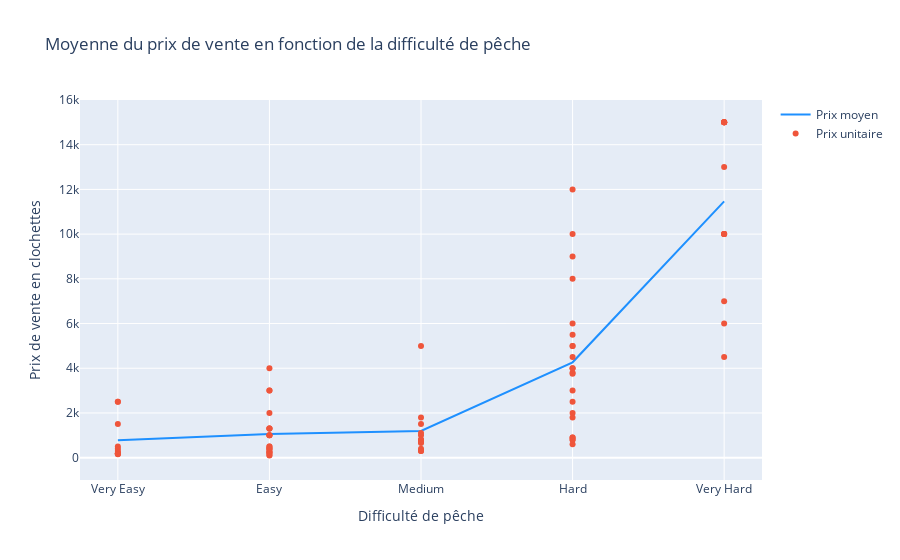

Notebook code for this chart:
### Code cell
#--------- CATCH DIFFICULTY X SELL PRICE PLOT --------------

trace1 = go.Scatter(
    x = list_difficulty,
    y = mean,
    name = 'Prix moyen',
    mode='lines',
    line = {'color':'dodgerblue'}
)

trace2 = go.Scatter(
    x = fish["Catch Difficulty"],
    y = fish["Sell"],
    text = "Nom du poisson : " + fish["Name"],
    name = "Prix unitaire",
    mode = 'markers'
)

layout = go.Layout(
    title = 'Moyenne du prix de vente en fonction de la difficulté de pêche',
    yaxis = dict(
        title = 'Prix de vente en clochettes',
        range = (-1000, 16000),
    ),
    xaxis = dict(
        title = 'Difficulté de pêche',
    ),
    dragmode = 'pan',
)

config = {
    'scrollZoom': True,
    'modeBarButtonsToRemove': ['sendDataToCloud',],
    'showLink':False,
}

fig = go.Figure(data = [trace1, trace2], layout=layout)
py.iplot(fig, config=config)

### Figure 1 — Plotly figure (JSON) as saved in the notebook; plotly's stock layout.template omitted (floating-point values rounded to 4 significant figures)
{"data": [{"line": {"color": "dodgerblue"}, "mode": "lines", "name": "Prix moyen", "type": "scatter", "x": ["Very Easy", "Easy", "Medium", "Hard", "Very Hard"], "y": [780, 1062, 1195, 4265, 11464]}, {"mode": "markers", "name": "Prix unitaire", "text": ["Nom du poisson : ANCHOVY", "Nom du poisson : ANGELFISH", "Nom du poisson : ARAPAIMA", "Nom du poisson : AROWANA", "Nom du poisson : BARRED KNIFEJAW", "Nom du poisson : BARRELEYE", "Nom du poisson : BETTA", "Nom du poisson : BITTERLING", "Nom du poisson : BLACK BASS", "Nom du poisson : BLOWFISH", "Nom du poisson : BLUE MARLIN", "Nom du poisson : BLUEGILL", "Nom du poisson : BUTTERFLY FISH", "Nom du poisson : CARP", "Nom du poisson : CATFISH", "Nom du poisson : CHAR", "Nom du poisson : CHERRY SALMON", "Nom du poisson : CLOWN FISH", "Nom du poisson : COELACANTH", "Nom du poisson : CRAWFISH", "Nom du poisson : CRUCIAN CARP", "Nom du poisson : DAB", "Nom du poisson : DACE", "Nom du poisson : DORADO", "Nom du poisson : FOOTBALL FISH", "Nom du poisson : FRESHWATER GOBY", "Nom du poisson : FROG", "Nom du poisson : GAR", "Nom du poisson : GIANT SNAKEHEAD", "Nom du poisson : GIANT TREVALLY", "Nom du poisson : GOLDEN TROUT", "Nom du poisson : GOLDFISH", "Nom du poisson : GREAT WHITE SHARK", "Nom du poisson : GUPPY", "Nom du poisson : HAMMERHEAD SHARK", "Nom du poisson : HORSE MACKEREL", "Nom du poisson : KILLIFISH", "Nom du poisson : KING SALMON", "Nom du poisson : KOI", "Nom du poisson : LOACH", "Nom du poisson : MAHI-MAHI", "Nom du poisson : MITTEN CRAB", "Nom du poisson : MORAY EEL", "Nom du poisson : NAPOLEONFISH", "Nom du poisson : NEON TETRA", "Nom du poisson : NIBBLE FISH", "Nom du poisson : OARFISH", "Nom du poisson : OCEAN SUNFISH", "Nom du poisson : OLIVE FLOUNDER", "Nom du poisson : PALE CHUB", "Nom du poisson : PIKE", "Nom du poisson : PIRANHA", "Nom du poisson : POND SMELT", "Nom du poisson : POP-EYED GOLDFISH", "Nom du poisson : PUFFER FISH", "Nom du poisson : RAINBOWFISH", "Nom du poisson : RANCHU GOLDFISH", "Nom du poisson : RAY", "Nom du poisson : RED SNAPPER", "Nom du poisson : RIBBON EEL", "Nom du poisson : SADDLED BICHIR", "Nom du poisson : SALMON", "Nom du poisson : SAW SHARK", "Nom du poisson : SEA BASS", "Nom du poisson : SEA BUTTERFLY", "Nom du poisson : SEA HORSE", "Nom du poisson : SNAPPING TURTLE", "Nom du poisson : SOFT-SHELLED TURTLE", "Nom du poisson : SQUID", "Nom du poisson : STRINGFISH", "Nom du poisson : STURGEON", "Nom du poisson : SUCKERFISH", "Nom du poisson : SURGEONFISH", "Nom du poisson : SWEETFISH", "Nom du poisson : TADPOLE", "Nom du poisson : TILAPIA", "Nom du poisson : TUNA", "Nom du poisson : WHALE SHARK", "Nom du poisson : YELLOW PERCH", "Nom du poisson : ZEBRA TURKEYFISH"], "type": "scatter", "x": ["Very Easy", "Easy", "Very Hard", "Very Hard", "Hard", "Very Hard", "Hard", "Hard", "Medium", "Medium", "Very Hard", "Very Easy", "Easy", "Very Easy", "Medium", "Hard", "Medium", "Medium", "Very Hard", "Very Easy", "Very Easy", "Easy", "Easy", "Very Hard", "Very Easy", "Very Easy", "Easy", "Hard", "Hard", "Very Hard", "Very Hard", "Easy", "Very Hard", "Easy", "Hard", "Very Easy", "Medium", "Hard", "Easy", "Easy", "Very Hard", "Hard", "Easy", "Hard", "Easy", "Medium", "Hard", "Hard", "Medium", "Easy", "Medium", "Very Easy", "Easy", "Easy", "Easy", "Hard", "Hard", "Easy", "Hard", "Hard", "Hard", "Medium", "Hard", "Easy", "Easy", "Medium", "Hard", "Hard", "Easy", "Very Hard", "Very Hard", "Very Easy", "Easy", "Hard", "Easy", "Hard", "Very Hard", "Very Hard", "Medium", "Very Easy"], "y": [200, 3000, 10000, 10000, 5000, 15000, 2500, 900, 400, 5000, 10000, 180, 1000, 300, 800, 3800, 1000, 650, 15000, 200, 160, 300, 240, 15000, 2500, 400, 120, 6000, 5500, 4500, 15000, 1300, 15000, 1300, 8000, 150, 300, 1800, 4000, 400, 6000, 2000, 2000, 10000, 500, 1500, 9000, 4000, 800, 200, 1800, 2500, 400, 1300, 250, 800, 4500, 3000, 3000, 600, 4000, 700, 12000, 400, 1000, 1100, 5000, 3750, 500, 15000, 10000, 1500, 1000, 900, 100, 800, 7000, 13000, 300, 500]}], "layout": {"autosize": true, "dragmode": "pan", "title": {"text": "Moyenne du prix de vente en fonction de la difficulté de pêche"}, "xaxis": {"autorange": true, "range": [-0.2353, 4.235], "title": {"text": "Difficulté de pêche"}, "type": "category"}, "yaxis": {"range": [-1000, 16000], "title": {"text": "Prix de vente en clochettes"}, "type": "linear"}}}
